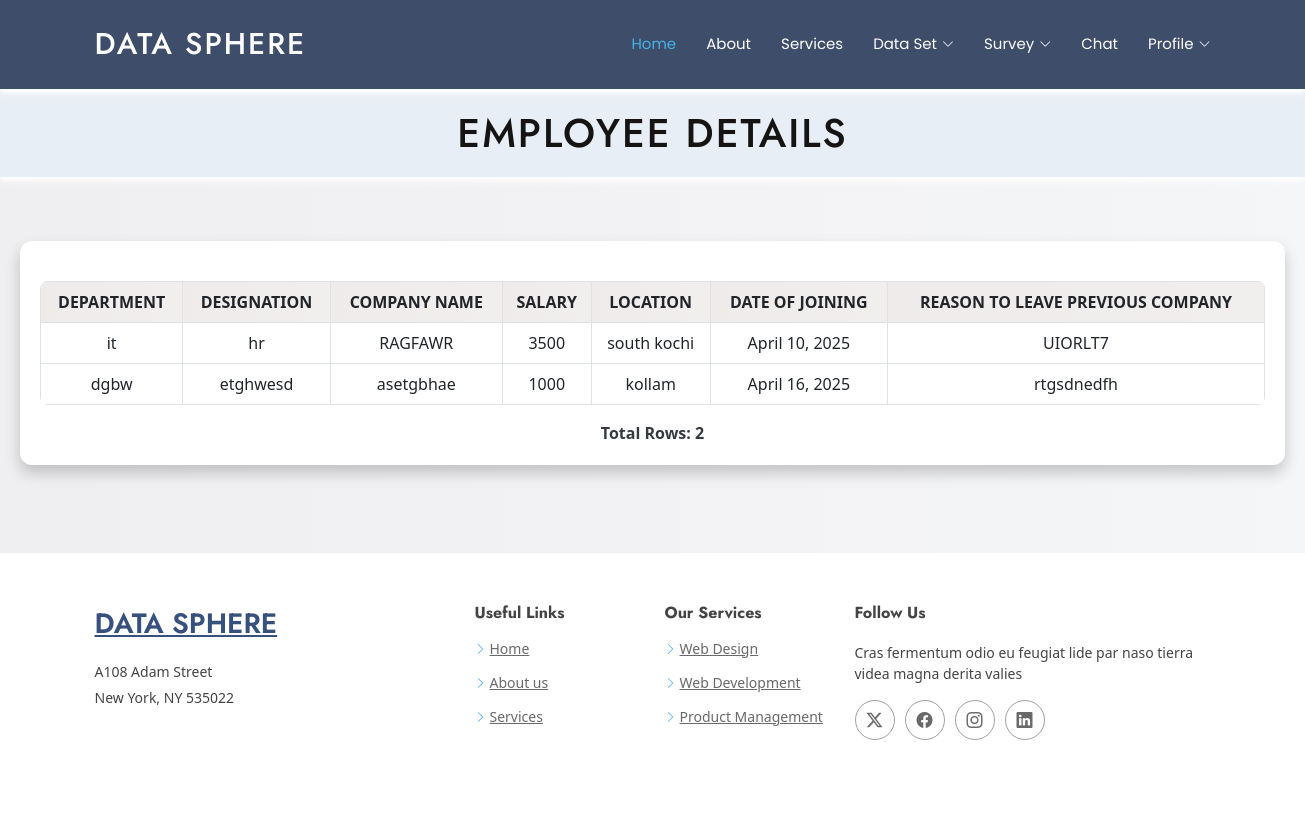
Page /buss_employee_preview/ on the committed database.
### Dataapp/models.py (models this page shows, shortened)
class EmployeeDetails(models.Model):
    file=models.FileField(upload_to='employee_files/',null=True, blank=True)
    department = models.CharField(max_length=100)
    designation = models.CharField(max_length=100)
    company_name = models.CharField(max_length=100,default="0")
    salary = models.IntegerField(default=0)
    location = models.CharField(max_length=100)
    date_of_joining = models.DateField()
    reason_to_leave_previous_company = models.TextField(blank=True, null=True)
    login=models.ForeignKey(User, on_delete=models.CASCADE,default=0)

### Dataapp/views.py (the view)
# urls.py: path('buss_employee_preview/', views.buss_employee_preview, name='buss_employee_preview'),
def buss_employee_preview(request):
    users = EmployeeDetails.objects.all()
    total_rows = users.count()  # Calculate the total number of rows
    return render(request, 'bussiness/buss_employee_preview.html', {'users': users, 'total_rows': total_rows})

### Dataapp/templates/bussiness/buss_employee_preview.html (shortened to what this page needs)
{% extends "bussiness/header.html" %}
{% load static %}
{% block content %}
<!DOCTYPE html>
<html lang="en">
<head>
    <link href="https://cdn.jsdelivr.net/npm/bootstrap@5.3.0/dist/css/bootstrap.min.css" rel="stylesheet">
</head>
<body>
    <header>
        <h1>Employee Details</h1>
    </header>
    <main><br>
        <div class="table-container">
            <table class="table table-bordered table-hover">
                <thead>
                    <tr>
                        <th class="text-center">department</th>
                        <th class="text-center">designation </th>
                        <th class="text-center">Company Name</th>
                        <th class="text-center">Salary </th>
                        <th class="text-center">Location</th>
                        <th class="text-center">Date of joining</th>
                        <th class="text-center">Reason to leave previous company</th>
                    </tr>
                </thead>
                <tbody>
                    {% for user in users|slice:":10" %}
                    <tr>
                        <td>{{ user.department}}</td>
                        <td>{{ user.designation}}</td>
                        <td>{{ user.company_name}}</td>
                        <td>{{ user.salary}}</td>
                        <td>{{ user.location}}</td>
                        <td>{{ user.date_of_joining}}</td>
                        <td>{{ user.reason_to_leave_previous_company}}</td>
                    </tr>
                    {% endfor %}
                </tbody>
            </table>
            <div class="text-center mt-3">
                <strong>Total Rows: {{ total_rows }}</strong>
            </div>
        </div>
    </main>
</body>
</html>
<br><br>
{% endblock %}

### Dataapp/static/user/assets/css/main.css (style rules this page uses)
:root { --default-font: "Open Sans", system-ui, -apple-system, "Segoe UI", Roboto, "Helvetica Neue", Arial, "Noto Sans", "Liberation Sans", sans-serif, "Apple Color Emoji", "Segoe UI Emoji", "Segoe UI Symbol", "Noto Color Emoji"; --heading-font: "Jost", sans-serif; --nav-font: "Poppins", sans-serif; }
:root { --background-color: #ffffff; --default-color: #444444; --heading-color: #37517e; --accent-color: #47b2e4; --surface-color: #ffffff; --contrast-color: #ffffff; }
:root { --nav-color: #ffffff; --nav-hover-color: #47b2e4; --nav-mobile-background-color: #ffffff; --nav-dropdown-background-color: #ffffff; --nav-dropdown-color: #444444; --nav-dropdown-hover-color: #47b2e4; }
:root { scroll-behavior: smooth; }
body { color: var(--default-color); background-color: var(--background-color); font-family: var(--default-font); }
h1, h2, h3, h4, h5, h6 { color: var(--heading-color); font-family: var(--heading-font); }

### Dataapp/templates/bussiness/buss_employee_preview.html (style rules this page uses)
body { font-family: 'Segoe UI', Tahoma, Geneva, Verdana, sans-serif; margin: 0; padding: 0; background: linear-gradient(to right, #efeef0, #f5f6f8); color: #343a40; }
header { background-color: #e8eef5; color: rgb(22, 19, 19); padding: 20px; text-align: center; box-shadow: 0 4px 6px rgb(255, 255, 255); }
header h1 { margin: 0; font-size: 2.5rem; text-transform: uppercase; letter-spacing: 2px; }
main { padding: 20px; }
.table-container { margin: 20px auto; padding: 20px; background: white; border-radius: 12px; box-shadow: 0 8px 15px rgba(0, 0, 0, 0.2); }
table { width: 100%; border-collapse: collapse; margin: 20px 0; background-color: white; border-radius: 8px; overflow: hidden; }
table th, table td { padding: 15px; text-align: center; font-size: 1rem; color: white; }
table th { background: linear-gradient(to right, #efebeb, #f1eeee); color: white; font-weight: bold; text-transform: uppercase; }
table tr:nth-child(even) { background-color: #f9f9f9; }

### rows in the picture
EmployeeDetails: department "it", designation "hr", company_name "RAGFAWR", salary "3500", location "south kochi", date_of_joining "April 10, 2025", reason_to_leave_previous_company "UIORLT7"
EmployeeDetails: department "dgbw", designation "etghwesd", company_name "asetgbhae", salary "1000", location "kollam", date_of_joining "April 16, 2025", reason_to_leave_previous_company "rtgsdnedfh"

### other values in the picture
{{ total_rows }} "2"
